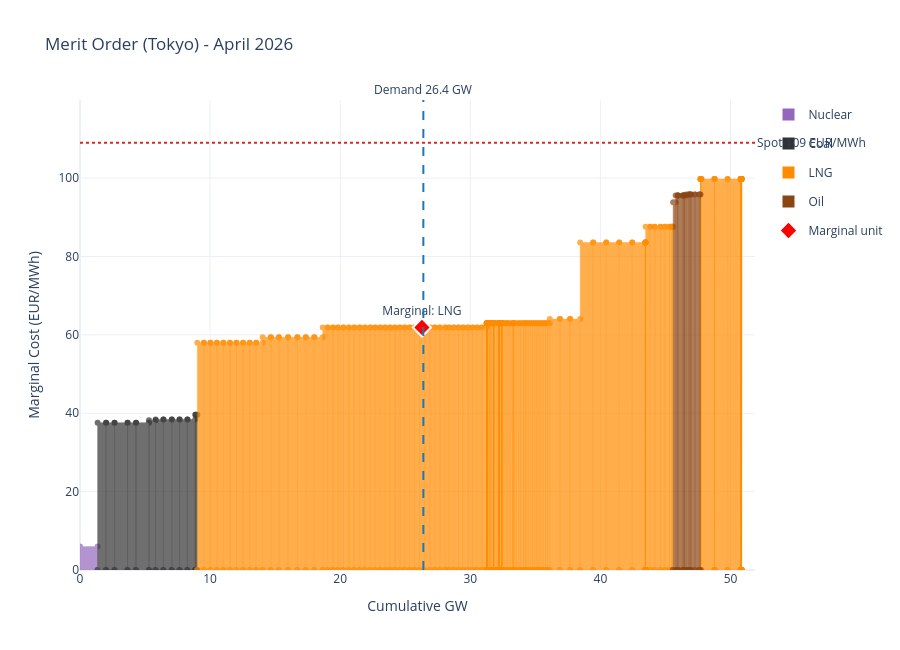

Notebook source saved alongside this figure:
### Markdown cell above
## Merit Order

### Code cell
region = "Tokyo"
mo_region = merit_order_for_areas(result, areas=region)
median_snapshot = identify_price_setters(mo_region, region=region).loc[lambda df: df.index.month == result.delivery_month.month]
median_demand = median_snapshot["demand_gw"].median()
median_spot = median_snapshot["spot_eur_mwh"].median()

fig = plot_merit_order_plotly(
    mo_region,
    region=region,
    period=result.delivery_month,
    demand_gw=median_demand,
    spot_price_eur_mwh=median_spot,
    title=f"Merit Order ({region}) - {result.delivery_month:%B %Y}",
)
fig.show()
